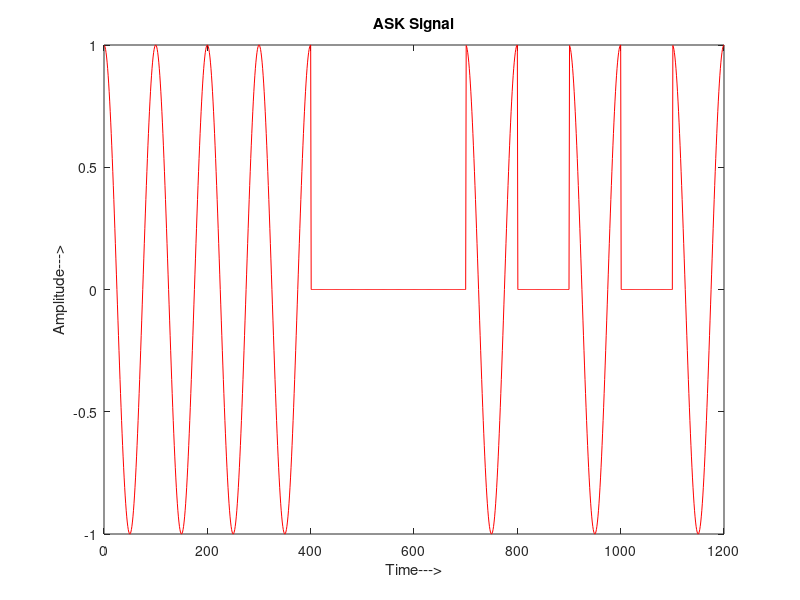

Write MATLAB code to recreate this figure.
%Amplitude Shift Keying
clc;
clear;
close all;

a = [1 1 1 1 0 0 0 1 0 1 0 1];
l = length(a);
fc = 10;

for i = 1:l
    for t = (i-1)*100+1:i*100
        x(t) = a(i) * cos(2*pi*fc*t/1000);
    end
end

plot(x,'r');
title('ASK Signal');
ylabel('Amplitude--->');
xlabel('Time--->');
